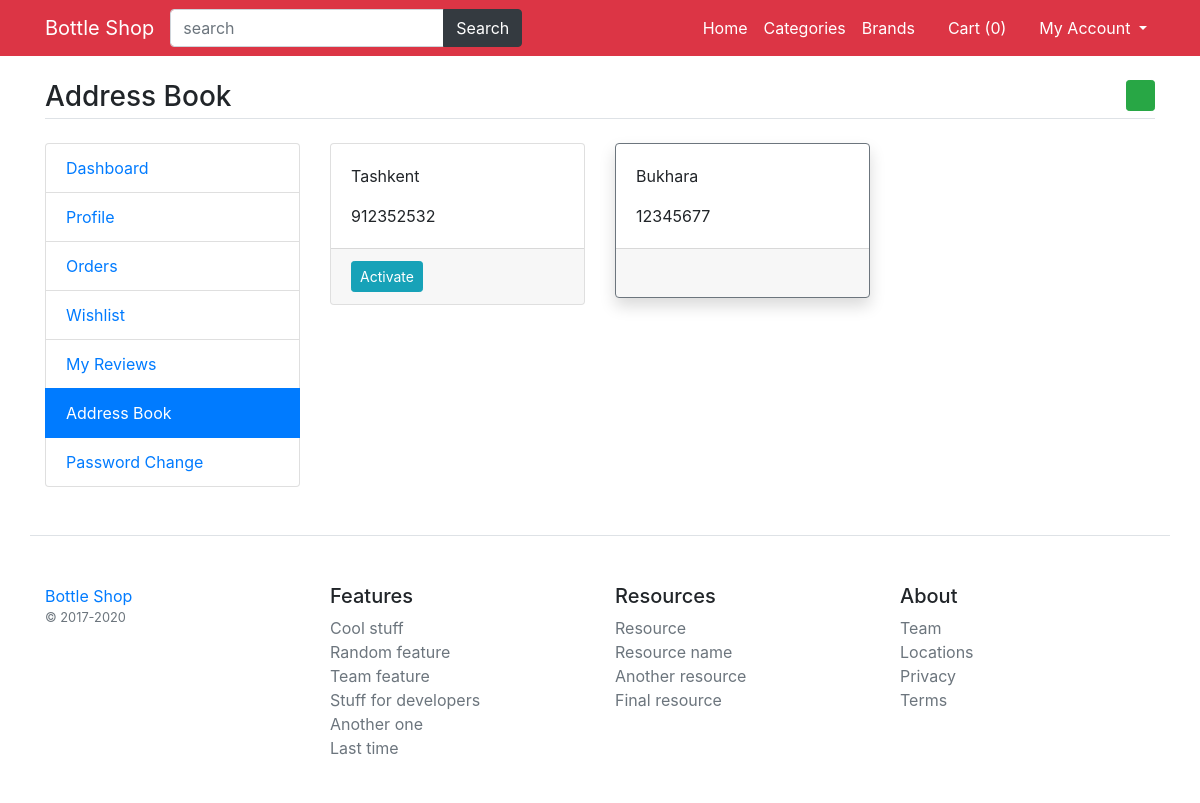
/my-addressbook (signed in), run on an earlier commit of the app's database.
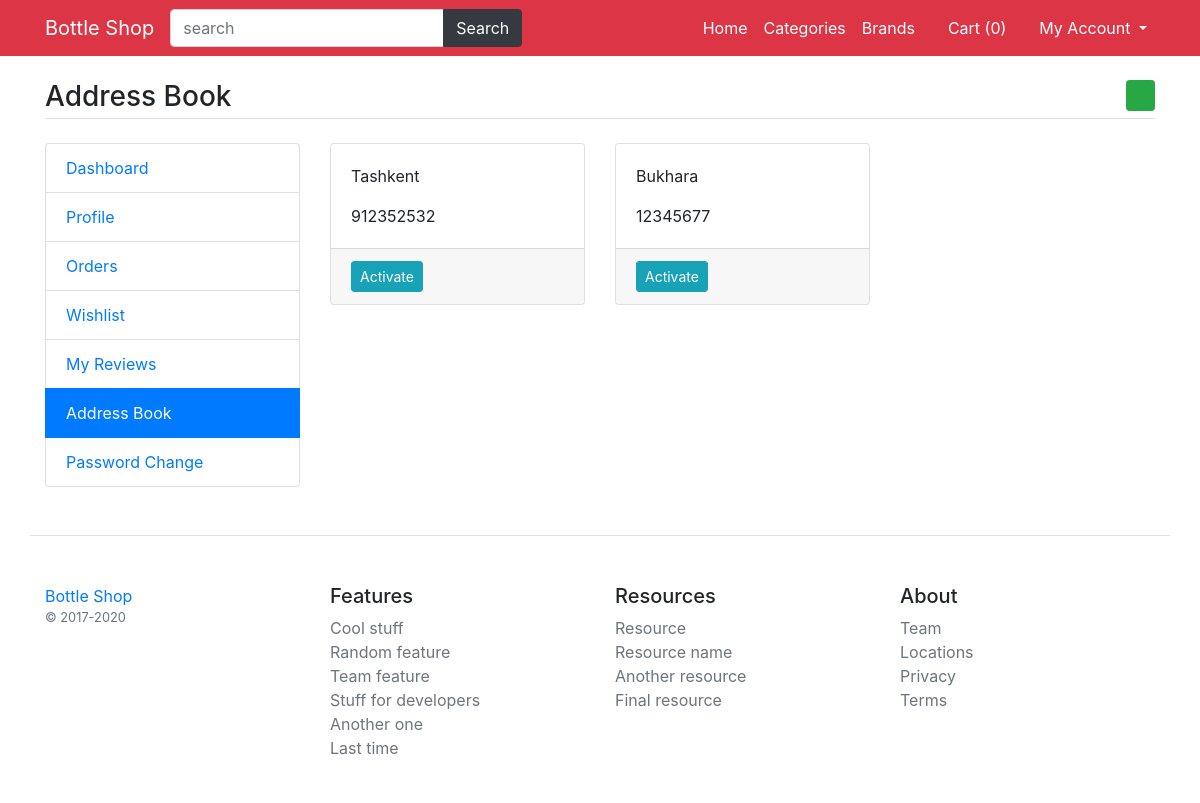
And on a later commit of the database.
### main/models.py (models this page shows)
class UserAddressBook(models.Model):
    user=models.ForeignKey(User,on_delete=models.CASCADE)
    mobile=models.CharField(max_length=50,null=True)
    address=models.TextField()
    status=models.BooleanField(default=False)
    class Meta:
        verbose_name_plural='AddressBook'

### main/views.py (the view)
# urls.py: path('my-addressbook',my_addressbook, name='my-addressbook'),
@login_required(login_url='login')
def my_addressbook(request):
	addbook=UserAddressBook.objects.filter(user=request.user).order_by('-id')
	return render(request, 'user/addressbook.html',{'addbook':addbook})

### main/template_context.py (called while the page is built)
def get_filters(request):
	minMaxPrice=ProductAttribute.objects.aggregate(Min('price'),Max('price'))
	data={
		'minMaxPrice':minMaxPrice,
	}
	return data

### main/templates/user/addressbook.html (shortened to what this page needs)
{% extends 'base.html' %}
{% load static %}
{% block content %}
<main class="container my-4">
	<h3 class="my-4 border-bottom pb-1">Address Book <a href="{% url 'add-address' %}" class="float-right btn btn-sm btn-success"><i class="fa fa-plus"></i></a></h3>
	<div class="row">
		<div class="col-md-3">
			{% include 'user/user-sidebar.html' %}
		</div>
		<div class="col-md-9">
			<div class="row">
				{% for add in addbook %}
				<div class="col-md-4">
					<div class="card mb-3 {% if add.status %}border-secondary shadow{% endif %} address{{add.id}} address">
						<div class="card-body">
							<p class="card-text">{{add.address}}</p>
							<p class="card-text">{{add.mobile}}</p>
						</div>
						{% if add.status %}
						<div class="card-footer">
							<i class="fa fa-check-circle text-success check{{add.id}} check"></i>
							<a href="{% url 'update-address' add.id %}" class="float-right"><i class="fa fa-edit"></i></a>
						</div>
						{% else %}
						<div class="card-footer footer{{add.id}}">
							<button data-address="{{add.id}}" class="btn btn-sm btn-info activate-address btn{{add.id}} actbtn">Activate</button>
							<a href="{% url 'update-address' add.id %}" class="float-right"><i class="fa fa-edit"></i></a>
						</div>
						{% endif %}
					</div>
				</div>
				{% endfor %}
			</div>
		</div>
	</div>
</main>
{% endblock %}

What changed in the data, as far as the page shows it:
changed UserAddressBook "Bukhara": now shows "Activate"
